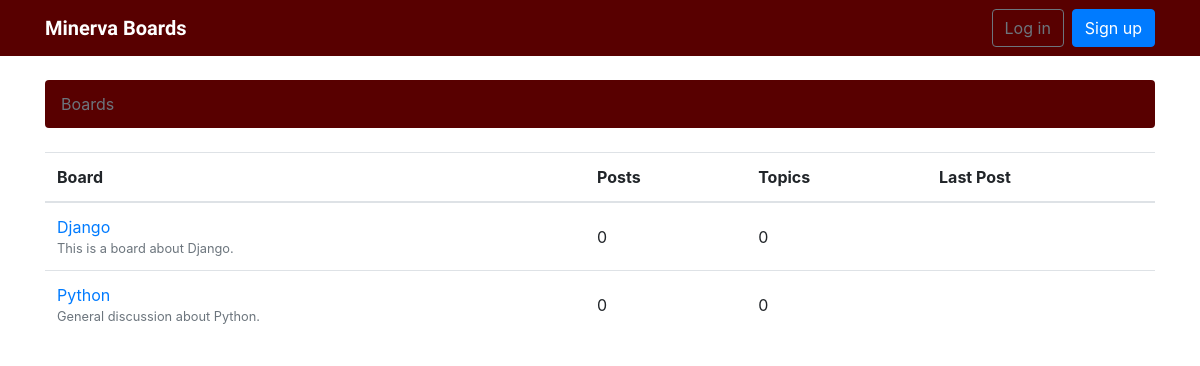
The app's page /, older data.
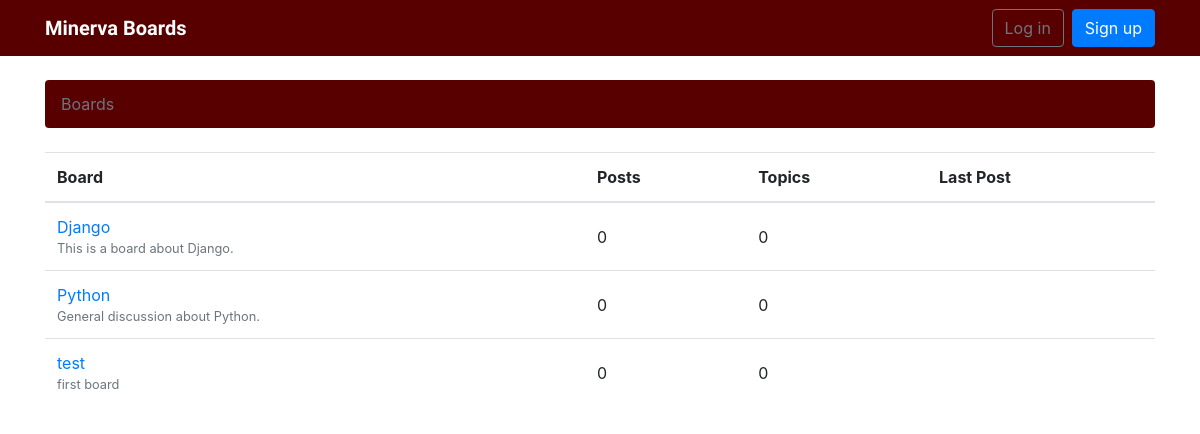
The same page, newer data.
### boards/models.py (models this page shows, shortened)
class Board(models.Model):
    name = models.CharField(max_length=30, unique=True)
    description = models.CharField(max_length=100)

### boards/views.py (the view)
# urls.py: 2. Add a URL to urlpatterns:  path('', views.home, name='home')
def home(request):
    boards = Board.objects.all()
    return render(request, 'home.html', {'boards': boards})

### templates/home.html
{% extends 'base.html' %}
{% block breadcrumb %}
  <li class="breadcrumb-item active">Boards</li>
{% endblock %}
{% block content %}
  <table class="table">
    <thead class="thead-inverse">
      <tr>
        <th>Board</th>
        <th>Posts</th>
        <th>Topics</th>
        <th>Last Post</th>
      </tr>
    </thead>
    <tbody>
      {% for board in boards %}
        <tr>
          <td>
            <a href="{% url 'board_topics' board.pk %}">{{ board.name }}</a>
            <small class="text-muted d-block">{{ board.description }}</small>
          </td>
          <td class="align-middle">0</td>
          <td class="align-middle">0</td>
          <td></td>
        </tr>
      {% endfor %}
    </tbody>
  </table>
{% endblock %}

### templates/base.html (shortened to what this page needs)
{% load static %}<!DOCTYPE html>
<html>
  <head>
    <link rel="stylesheet" href="{% static 'css/app.css' %}">
    <link rel="stylesheet" href="{% static 'css/bootstrap.min.css' %}">
  </head>
  <body>
  {% block body %}
  <nav class="navbar navbar-expand-sm navbar-dark" style="background-color: #580000; font-size: 60; font-weight: bolder;">
    <div class="container">
      <a class="navbar-brand" href="{% url 'home' %}">Minerva Boards</a>
      <div class="collapse navbar-collapse" id="mainMenu">
      {% if user.is_authenticated %}
        <ul class="navbar-nav ml-auto">
          <li class="nav-item">
            <a href="{% url 'login' %}" class="btn btn-outline-secondary">Log in</a>
            <a class="nav-link" href="#">{{ user.username }}</a>
            <div class="dropdown-menu dropdown-menu-right" aria-labelledby="userMenu">
            <a class="dropdown-item" href="#">My account</a>
            <a class="dropdown-item" href="#">Change password</a>
            <div class="dropdown-divider"></div>
            <a class="dropdown-item" href="{% url 'logout' %}">Log out</a>
          </div>
          </li>
        </ul>
        {% else %}
        <form class="form-inline ml-auto">
          <a href="#" class="btn btn-outline-secondary">Log in</a>
          <a href="{% url 'signup' %}" class="btn btn-primary ml-2">Sign up</a>
        </form>
      {% endif %}
      </div>
    </div>
  </nav>
    <div class="container">
      <ol class="breadcrumb my-4"  style="background-color: #580000;">
        {% block breadcrumb %}
        {% endblock %}
      </ol>
      {% block content %}
      {% endblock %}
    </div>
    {% endblock body %}
  </body>
</html>

### static/css/app.css (style rules this page uses)
.navbar-brand { font-family: 'Poiret One', cursive; }

Row changes from the older to the newer data that the page shows:
added Board: name "test", description "first board"
